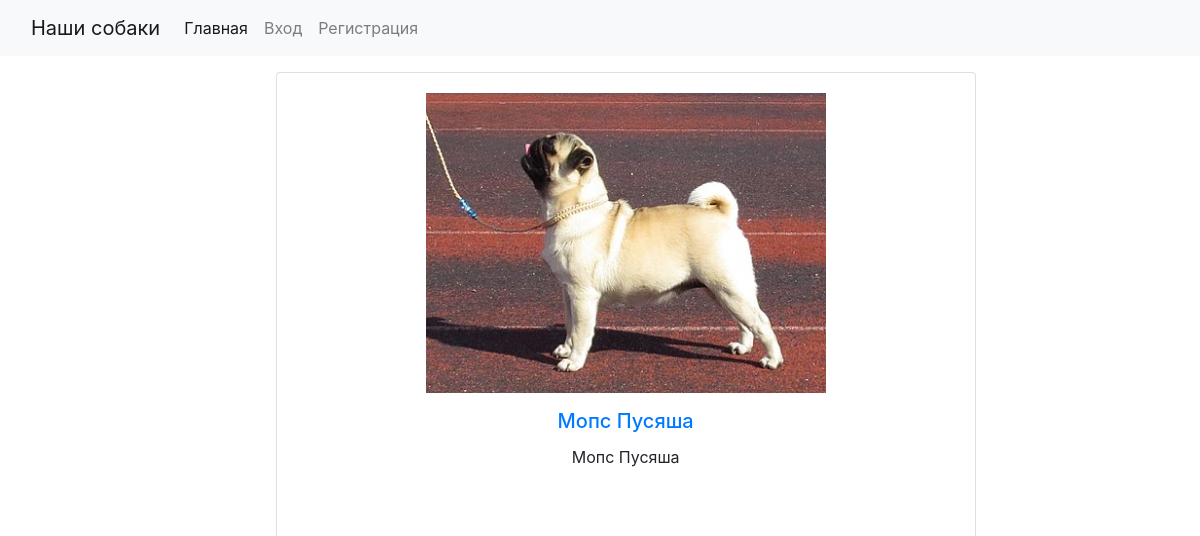
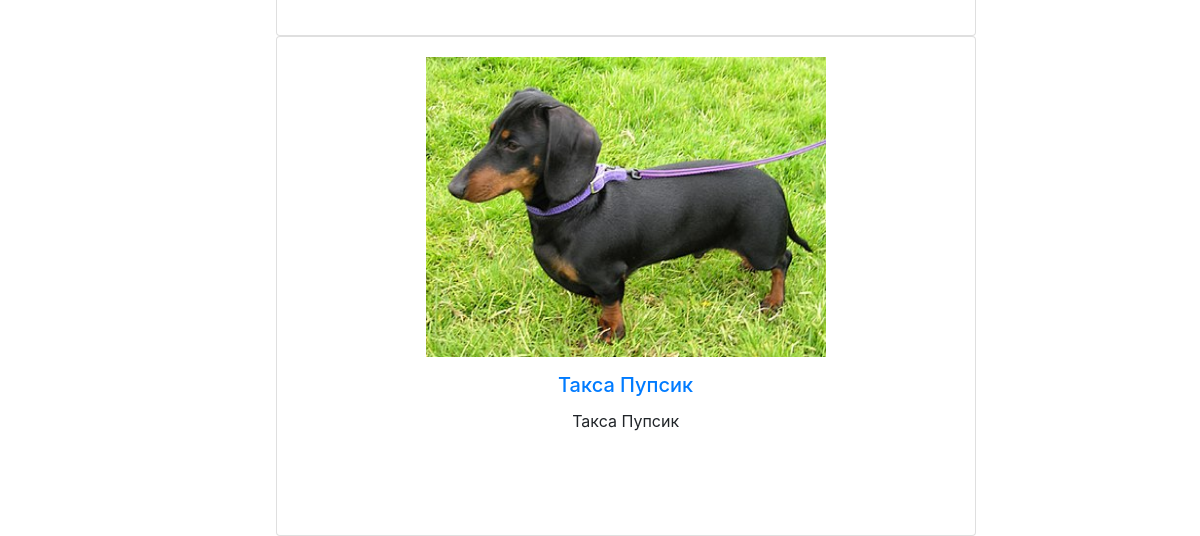
/, run on an earlier commit of the app's database (2 pictures, top to bottom).
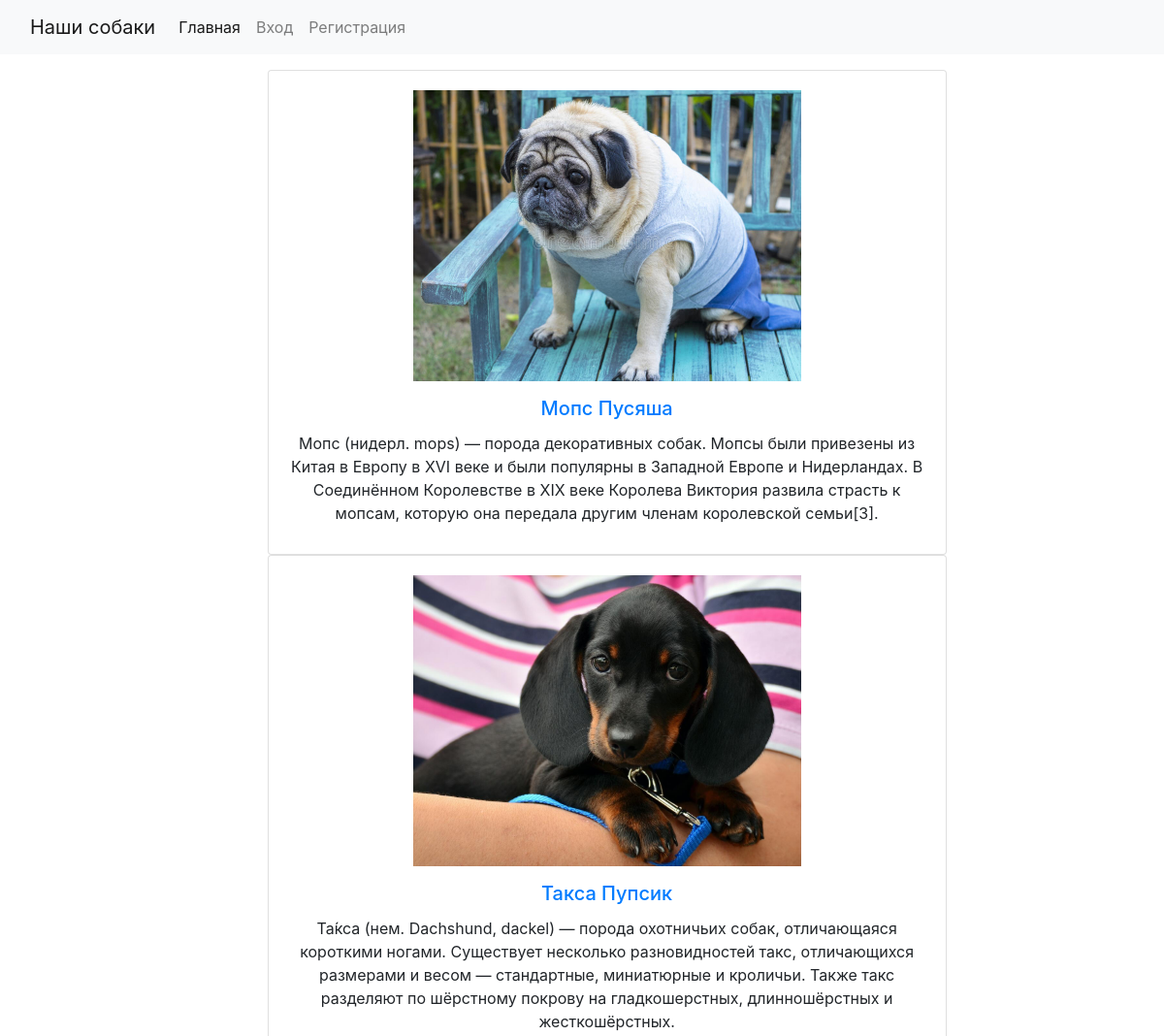
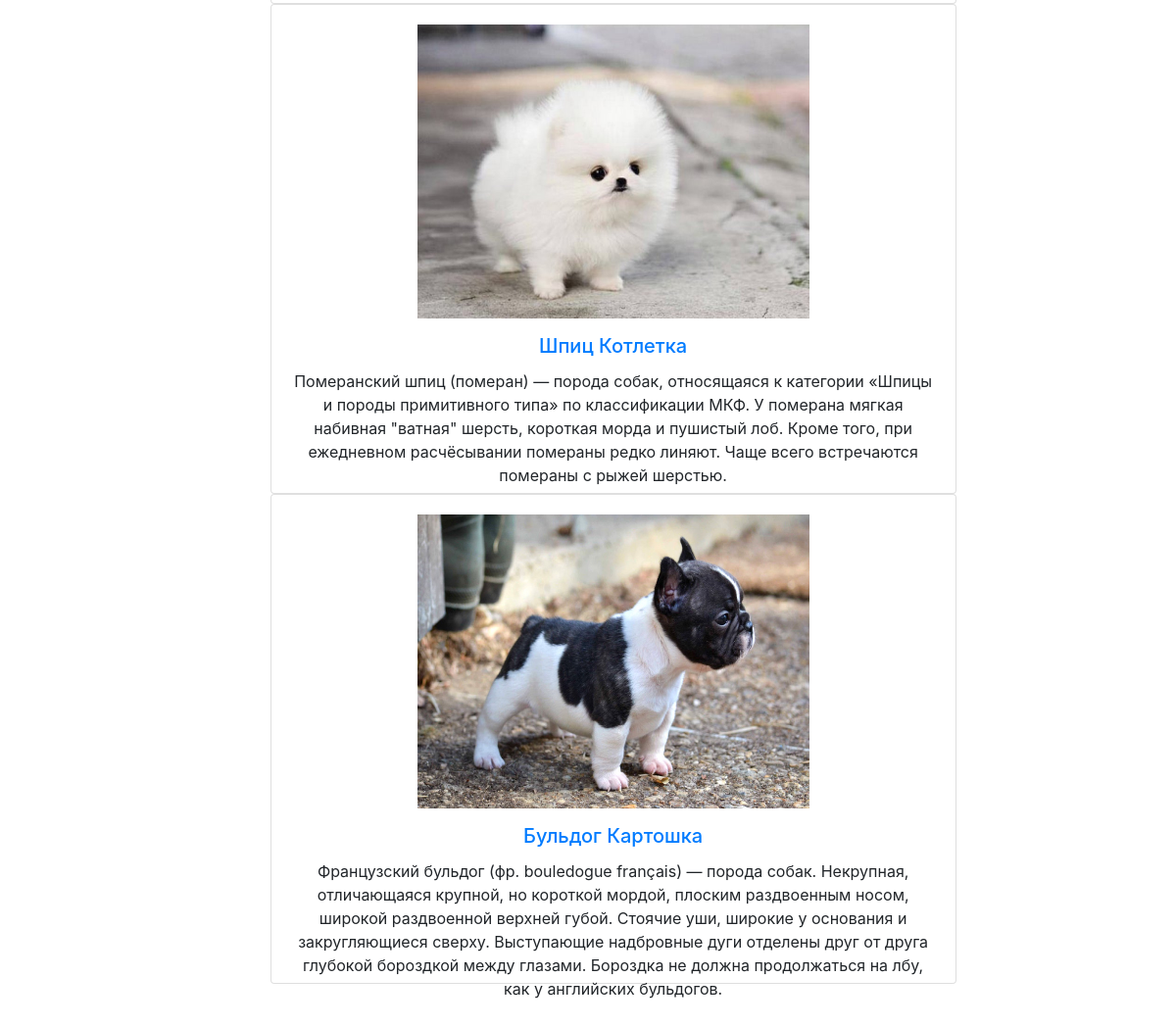
And on a later commit of the database (2 pictures, top to bottom).
### blog/models.py (models this page shows, shortened)
class Dogs(models.Model):
    dogName = models.CharField(verbose_name='Имя',
                               max_length=50)
    description = models.TextField(verbose_name='Описание',
                                   blank=True)
    weight = models.FloatField(verbose_name='Вес',
                               blank=False)
    height = models.FloatField(verbose_name='Рост',
                               blank=False)
    age = models.FloatField(verbose_name='Возраст', blank=False)
    price = models.FloatField(verbose_name="Цена")
    photo = models.ImageField(verbose_name='Изображения',
                              upload_to='photos/%Y/%m/%d/', blank=True)
    character = models.ManyToManyField('Characters', verbose_name='Черты характера', blank=True)
    class Meta:
        verbose_name = 'Собака'
        verbose_name_plural = 'Собаки'

### blog/views.py (the view)
# urls.py: path('', index, name='index'),
def index(request):
    dogs = Dogs.objects.all()
    context = {
        'dogs': dogs,
        'title': 'Наши Собаки'
    }
    return render(request, template_name='blog/index.html', context=context)

### templates/blog/index.html
{% extends "layout/base.html" %}
{% block content %}
    {% for item in dogs %}
        <div class="d-flex justify-content-center">
    <div class="col-sm-6">
    <div class="card text-center" style="width:700px;height:500px">
      <div class="card-body" >
          <a href="{% url 'by_dog' item.pk %}">
                            <img src="{{ item.photo.url }}" width="400" height="300"  alt=""/>
                 </a>
        <h5 class="card-title mt-3"><a href="{% url 'by_dog' item.pk %}">{{ item.dogName }}</a></h5>
        <p class="card-text mb-3" >{{ item.description }}</p>
      </div>
    </div>
  </div>
        </div>
    {% endfor %}
{% endblock %}

### templates/layout/base.html (shortened to what this page needs)
<!DOCTYPE html>
<html lang="en">
<head>
    <link rel="stylesheet" href="https://stackpath.bootstrapcdn.com/bootstrap/4.1.3/css/bootstrap.min.css">
</head>
<body>
<nav class="navbar navbar-expand-lg navbar-light bg-light">
<div class="container-fluid">
    <a class="navbar-brand" href="#">Наши собаки</a>
    <div class="collapse navbar-collapse" id="navbarSupportedContent">
      <ul class="navbar-nav me-auto mb-2 mb-lg-0">
        <li class="nav-item">
          <a class="nav-link active" aria-current="page" href="{% url 'index' %}">Главная</a>
        </li>
      {% if user.is_authenticated %}
      <li class="nav-item">
          <a class="nav-link" href="{% url 'deals' %}">Заявки</a>
        </li>
      <li class="nav-item">
          <a class="nav-link" href="{% url 'logout' %}">Выход</a>
        </li>
      <li class="nav-item">
          <a class="nav-link disabled ml-4" href="#" tabindex="-1" aria-disabled="true">Добро пожаловать, {{ user.first_name }} {{ user.last_name }}</a>
        </li>
      {% else %}
          <li class="nav-item">
          <a class="nav-link" href="{% url 'login' %}">Вход</a>
        </li>
          <li class="nav-item">
          <a class="nav-link" href="{% url 'signup' %}">Регистрация</a>
        </li>
      {% endif %}
      </ul>
    </div>
</div>
</nav>
<div class="container mt-3">
 <div class="col-md-9">
    <section>
        {% block content %}
        {% endblock %}
    </section>
 </div>
</div>
</body>
</html>

What changed in the data, as far as the page shows it:
changed Dogs "Мопс Пусяша": photo: a different picture; description "Мопс Пусяша" → "Мопс (нидерл. mops) — порода декоративных собак. Мопсы были привезены из Китая в Европу в XVI веке и были популярны в Западной Европе и Нидерландах. В Соединённом Королевстве в XIX веке Королева Виктория развила страсть к мопсам, которую она передала другим членам королевской семьи[3]."
changed Dogs "Такса Пупсик": photo: a different picture; description "Такса Пупсик" → "Та́кса (нем. Dachshund, dackel) — порода охотничьих собак, отличающаяся короткими ногами. Существует несколько разновидностей такс, отличающихся размерами и весом — стандартные, миниатюрные и кроличьи. Также такс разделяют по шёрстному покрову на гладкошерстных, длинношёрстных и жесткошёрстных."
added Dogs: photo (picture), dogName "Шпиц Котлетка", description "Померанский шпиц (померан) — порода собак, относящаяся к категории «Шпицы и породы примитивного типа» по классификации МКФ. У померана мягкая набивная \"ватная\" шерсть, короткая морда и пушистый лоб. Кроме того, при ежедневном расчёсывании помераны редко линяют. Чаще всего встречаются помераны с рыжей шерстью."
added Dogs: photo (picture), dogName "Бульдог Картошка", description "Французский бульдог (фр. bouledogue français) — порода собак. Некрупная, отличающаяся крупной, но короткой мордой, плоским раздвоенным носом, широкой раздвоенной верхней губой. Стоячие уши, широкие у основания и закругляющиеся сверху. Выступающие надбровные дуги отделены друг от друга глубокой бороздкой между глазами. Бороздка не должна продолжаться на лбу, как у английских бульдогов."
